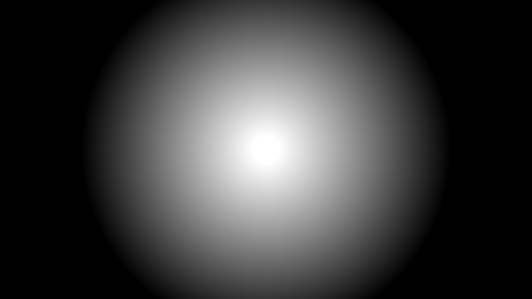
#> input picture color_segmentation/images/circle.png, 532 x 299 px, shrunk from 1000 x 563 before the run
$ jupyter execute segmentation.ipynb
#> lines starting #> are read from the running program, lines starting #| are printed output that depends on the picture; after the words box and inside, x2 and y2 are one past the last pixel; in counts of white or black regions, pixels touching at a corner belong together
## Color segmentation

[cell 1]
from matplotlib import pyplot as plt
import numpy as np
import cv2

#### Try to split gray image to 15 parts using color segmentation

[cell 2]
def grayscale(image):
    high = 255
    low = 0
    while high != 0:
        low = high - 17
        low_color_bound = np.array([low])
        hight_color_bound = np.array([high])
        curr_mask = cv2.inRange(image, low_color_bound, hight_color_bound)
        image[curr_mask > 1] = high
        high -= 17

    return image

image = cv2.imread('images/circle.png')
#> image is the input picture: shape (299, 532, 3); min 0, max 255, mean 60.6
plt.imshow(image, cmap='gray')
plt.show()

gray = cv2.cvtColor(image, cv2.COLOR_BGR2GRAY)
image = grayscale(gray)
#> the loop in grayscale, `while high != 0:` made 15 passes
#> pass 1, in grayscale, `curr_mask = cv2.inRange(image, low_color_bound, hight_color_bound)`:
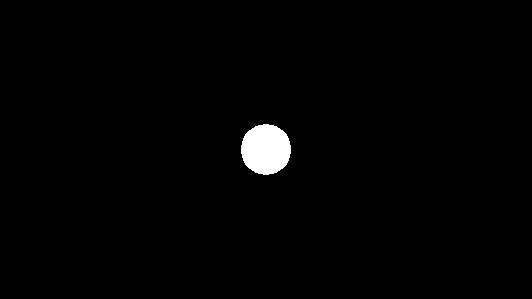
#> curr_mask: shape (299, 532); 1.3% white; 1 white region, box (x1, y1, x2, y2) and area: (241, 124, 291, 175) 2002
#> after the loop in grayscale, `while high != 0:`: high = 0
plt.imshow(image, cmap='gray')
plt.show()

[cell 3]
def get_area_levels(input_im):
    image = cv2.cvtColor(input_im, cv2.COLOR_BGR2GRAY)
    high = 255
    low = 255
    first = True

    while(low != 0):
        low = high - 15
        if not first:
            # making values that are of a greater gray level black
            # so it won't get detected
            low_color_bound = np.array([high])
            hight_color_bound = np.array([255])
            curr_mask = cv2.inRange(image, low_color_bound, hight_color_bound)
            image[curr_mask > 0] = 0

        # making values of this gray level white so we can calculate
        # it's area
        _, threshold = cv2.threshold(image, low, 255, 0)
        contours, hirerchy = cv2.findContours(threshold, cv2.RETR_LIST, cv2.CHAIN_APPROX_NONE)
        if len(contours) > 0:
            cv2.drawContours(input_im, contours, -1, (0, 0, 255), 3)
            high -= 15
            first = False
#> this loop made 17 passes
#> hirerchy on passes 1 to 12: [[-1, -1, -1, -1]], [[1, -1, -1, -1], [-1, 0, -1, -1]], [[1, -1, -1, -1], [-1, 0, -1, -1]], [[1, -1, -1, -1], [-1, 0, -1, -1]], [[1, -1, -1, -1], [-1, 0, -1, -1]], [[1, -1, -1, -1], [-1, 0, -1, -1]], [[1, -1, -1, -1], [-1, 0, -1, -1]], [[1, -1, -1, -1], [-1, 0, -1, -1]], [[1, -1, -1, -1], [-1, 0, -1, -1]], [[1, -1, -1, -1], [-1, 0, -1, -1]], [[1, -1, -1, -1], [-1, 0, -1, -1]], [[1, -1, -1, -1], [-1, 0, -1, -1]]
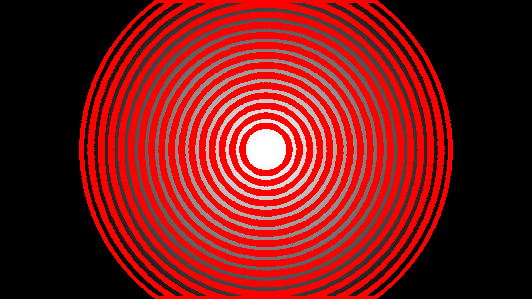
#> input_im: shape (299, 532, 3); mean B, G, R 25, 25, 119.8
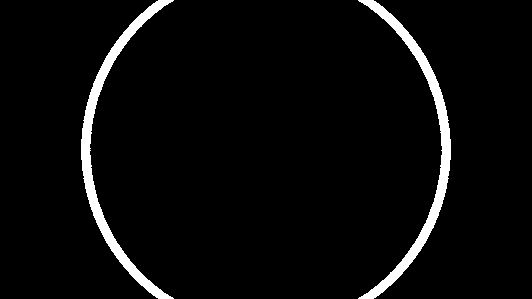
#> threshold: shape (299, 532); 4.2% white; 2 white regions, box (x1, y1, x2, y2) and area: (358, 0, 451, 299) 3303, (81, 0, 174, 299) 3300
#> after the loop, high = 0

[cell 4]
image = cv2.imread('images/circle.png')
print(get_area_levels(image))
#| None
plt.imshow(image, cmap='gray')
plt.show()

[cell 5]
def color_segmentation(img_name):
#> called with img_name = 'images/list.jpeg'
    image = cv2.imread(img_name)
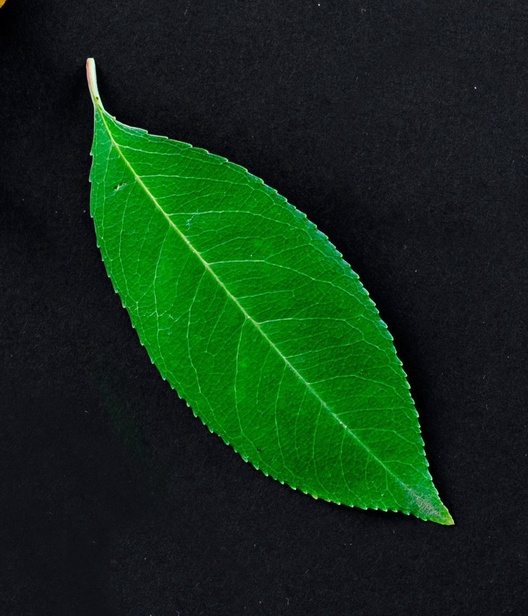
#> input picture color_segmentation/images/list.jpeg, 528 x 616 px, shrunk from 993 x 1158 before the run
#> image is the input picture: shape (616, 528, 3); mean B, G, R 23.5, 47.3, 17.8
    fig = plt.figure(figsize=(14, 8))

    fig.add_subplot(2, 3, 1)
    plt.imshow(image)
    plt.title("Input image")

    hsv_img = cv2.cvtColor(image, cv2.COLOR_BGR2HSV)
#> hsv_img: shape (616, 528, 3); mean H, S, V 99.9, 110.3, 50.9
    fig.add_subplot(2, 3, 2)
    plt.imshow(hsv_img)
    plt.title("Image in HSV format")

    green_low = np.array([45 , 100, 50])
    green_high = np.array([75, 255, 255])
    curr_mask = cv2.inRange(hsv_img, green_low, green_high)
#> curr_mask: shape (616, 528); 24% white; 15 white regions (14 under 20 px), largest, box (x1, y1, x2, y2) and area: (89, 102, 451, 526) 77946
    hsv_img[curr_mask > 0] = ([75, 255, 200])
#> hsv_img: shape (616, 528, 3); mean H, S, V 103.3, 114.3, 68.3
    fig.add_subplot(2, 3, 3)
    plt.imshow(hsv_img)
    plt.title("Green mask")

    ## converting the HSV image to Gray inorder to be able to apply contouring
    image_rgb = cv2.cvtColor(hsv_img, cv2.COLOR_HSV2RGB)
    gray = cv2.cvtColor(image_rgb, cv2.COLOR_RGB2GRAY)
#> gray: shape (616, 528)
    fig.add_subplot(2, 3, 4)
    plt.imshow(gray)
    plt.title("In gray colors")


    _, threshold = cv2.threshold(gray, 90, 255, 0)
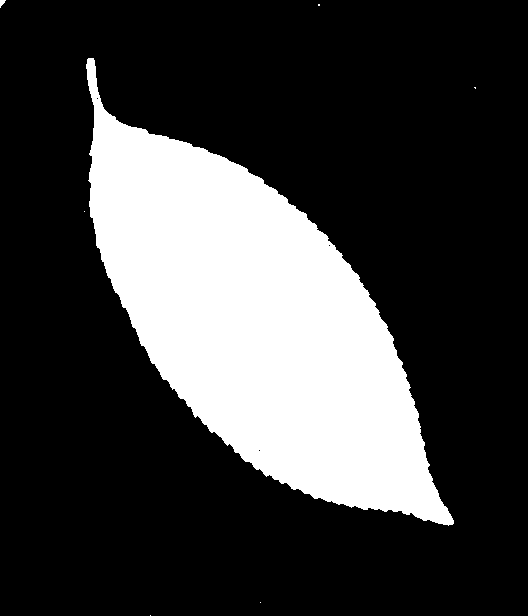
#> threshold: shape (616, 528); 24.4% white; 7 white regions (5 under 20 px)
    fig.add_subplot(2, 3, 5)
    plt.imshow(threshold)
    plt.title("Binary mask")

    contours, hierarchy = cv2.findContours(threshold, cv2.RETR_TREE, cv2.CHAIN_APPROX_SIMPLE)
#> contours = 10 contours, 9 with area under 20; largest, box (x1, y1, x2, y2) and area: (86, 58, 454, 526) 78594
    cv2.drawContours(image, contours, -1, (0, 0, 255), 3)
#> image: shape (616, 528, 3); 1.97% of pixels changed, all inside (x1, y1, x2, y2) = (0, 0, 478, 616)
    fig.add_subplot(2, 3, 6)
    plt.imshow(image)
    plt.title("Contours")

    plt.show()
#> figure, not shown here; B, G, R data is drawn as R, G, B

[cell 6]
color_segmentation('images/list.jpeg')

[cell 7]
color_segmentation('images/lists.jpeg')
#> call 2 of color_segmentation, with img_name = 'images/lists.jpeg'
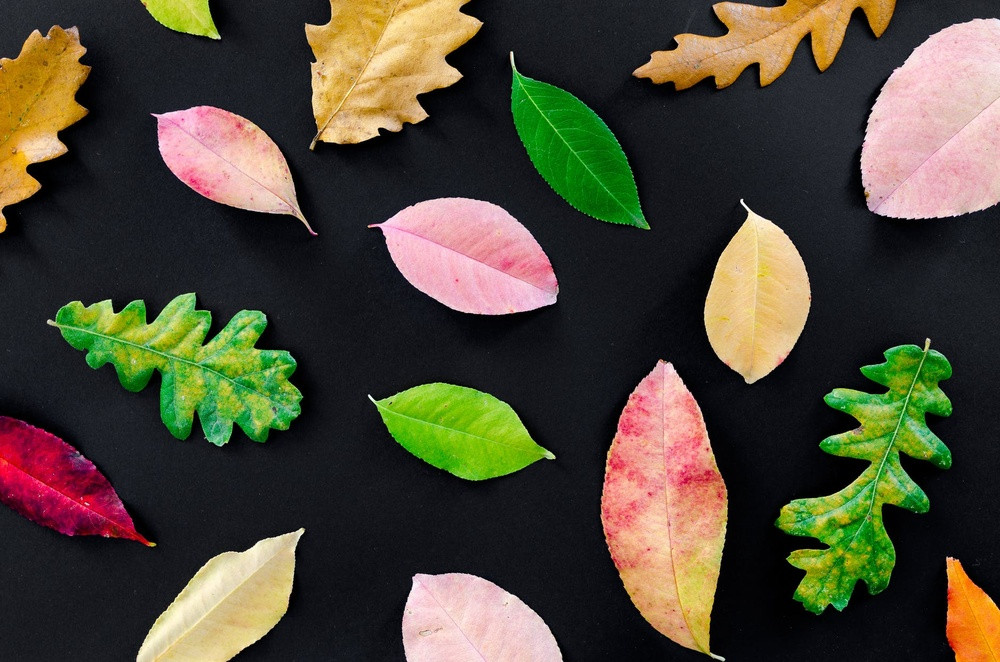
#> input picture color_segmentation/images/lists.jpeg, 1000 x 662 px, shrunk from 1880 x 1245 before the run
#> in color_segmentation, image is the input picture: shape (662, 1000, 3); mean B, G, R 54.6, 71.9, 77.3
#> in color_segmentation (call 2), `hsv_img = cv2.cvtColor(image, cv2.COLOR_BGR2HSV)`: hsv_img: shape (662, 1000, 3); mean H, S, V 93.9, 101.3, 89.5
#> in color_segmentation (call 2), `curr_mask = cv2.inRange(hsv_img, green_low, green_high)`:
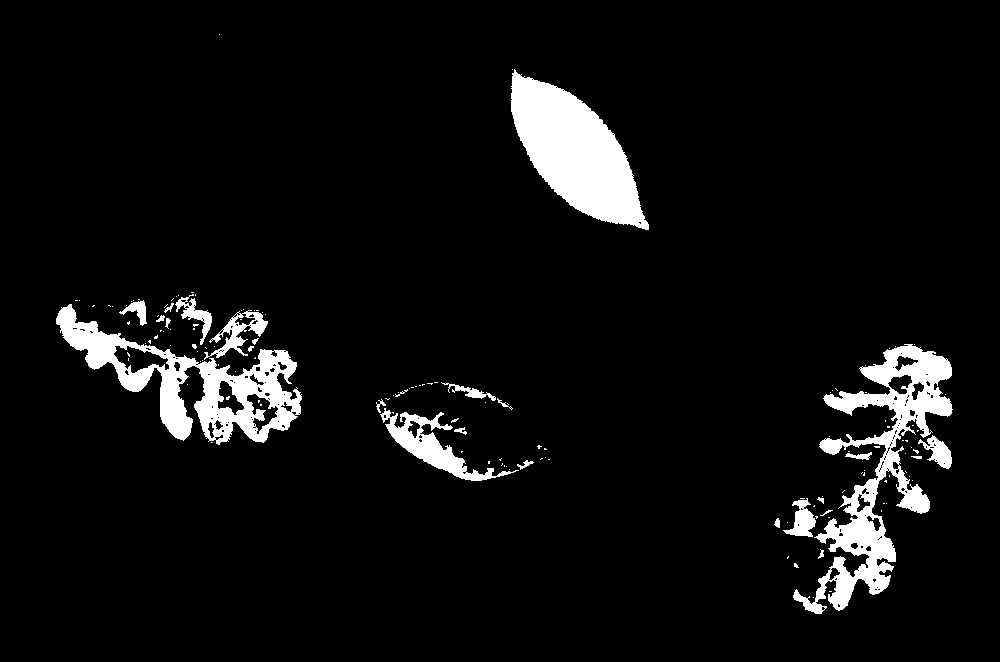
#> curr_mask: shape (662, 1000); 6.2% white; 145 white regions (119 under 20 px), largest, box (x1, y1, x2, y2) and area: (793, 344, 953, 614) 11996, (511, 69, 649, 230) 11524, (56, 304, 302, 445) 10473
#> in color_segmentation (call 2), `hsv_img[curr_mask > 0] = ([75, 255, 200])`: hsv_img: shape (662, 1000, 3); mean H, S, V 95, 104.2, 92.9
#> in color_segmentation (call 2), `gray = cv2.cvtColor(image_rgb, cv2.COLOR_RGB2GRAY)`:
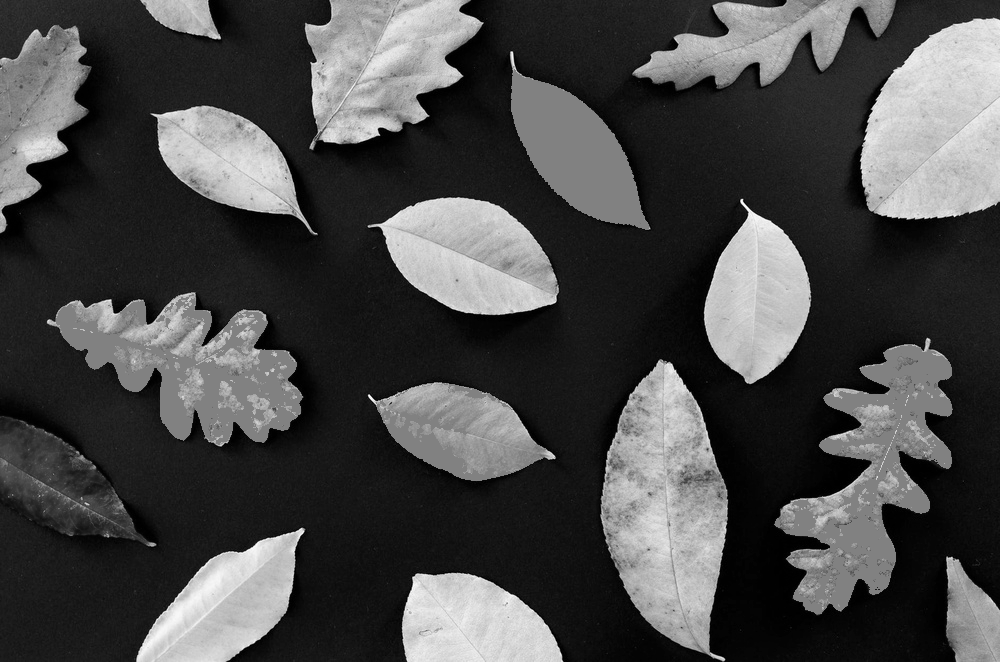
#> gray: shape (662, 1000); min 0, max 255, mean 72.6
#> in color_segmentation (call 2), `_, threshold = cv2.threshold(gray, 90, 255, 0)`:
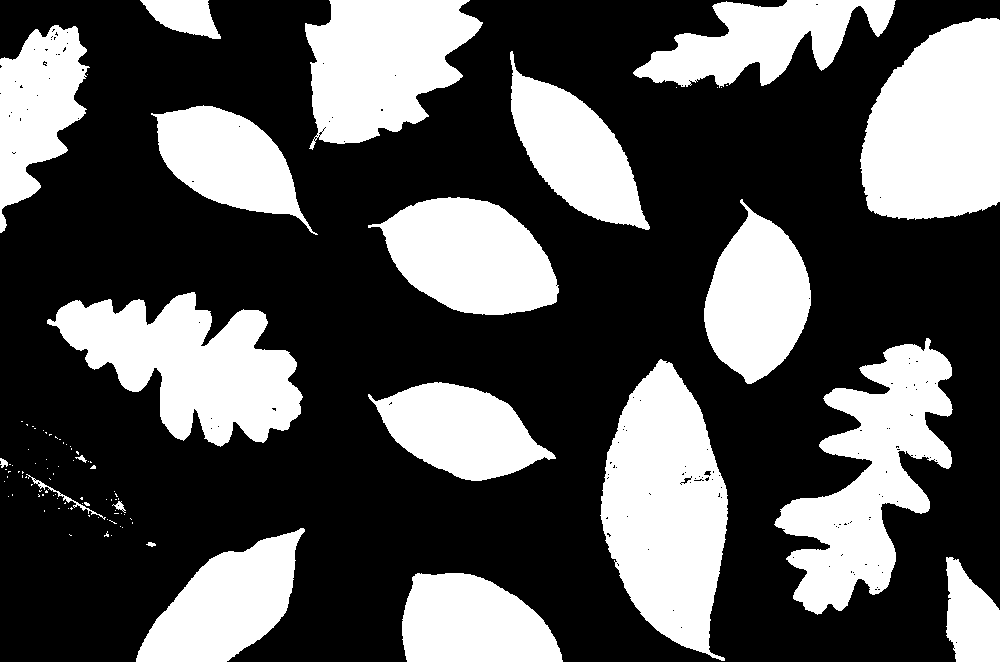
#> threshold: shape (662, 1000); 34% white; 100 white regions (79 under 20 px)
#> in color_segmentation (call 2), `contours, hierarchy = cv2.findContours(threshold, cv2.RETR_TREE, cv2.C..`: contours = 267 contours, 243 with area under 20; largest, box (x1, y1, x2, y2) and area: (600, 359, 728, 661) 25332, (860, 18, 1000, 220) 22460, (774, 338, 953, 615) 21998, (47, 292, 303, 447) 21160, (305, 0, 483, 150) 17776
#> in color_segmentation (call 2), `cv2.drawContours(image, contours, -1, (0, 0, 255), 3)`:
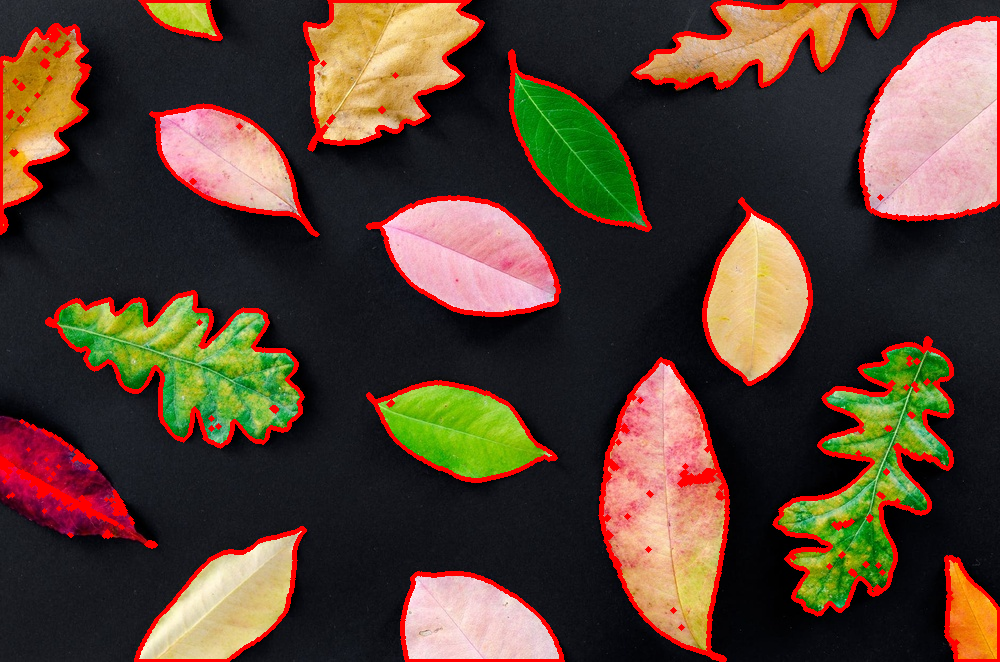
#> image: shape (662, 1000, 3); 6.99% of pixels changed, all inside (x1, y1, x2, y2) = (0, 0, 1000, 662)
